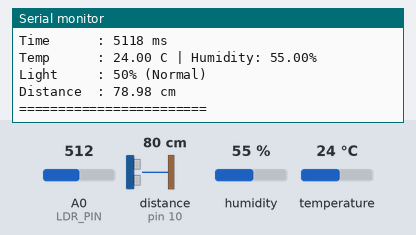
The sketch below on a simulated Arduino Uno, built with avr-gcc and run on an emulated ATmega328P. Shown: the last lines printed to the serial monitor. Wiring (inferred from the names in the program): ultrasonic range finder: trigger pin 9; echo pin 10. The test bench sets the inputs (shaded band); at power-on: A0 (LDR_PIN) = 512, distance to the obstacle (sensor on pin 10) 80 cm, humidity 55 %, temperature 24 °C. The echo pulse lasts 58.3 µs per cm.

Above: at 5.9 s.
6.0 s: A0 (LDR_PIN) set to 306
At 11.8 s:
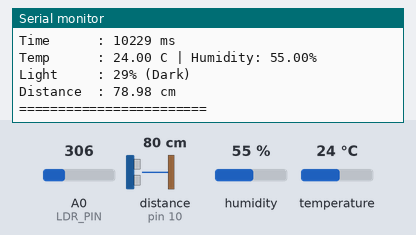
16.9 s: A0 (LDR_PIN) set to 992
At 21.5 s:
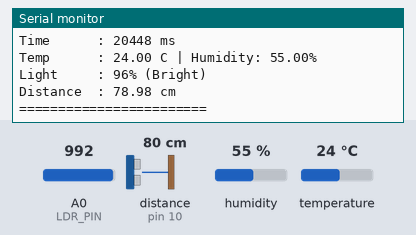
27.1 s: distance to the obstacle (sensor on pin 10) set to 2 cm
At 31.1 s:
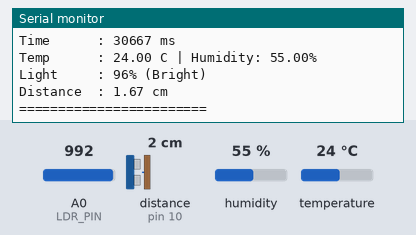
33.2 s: humidity set to 22 %
At 36.4 s:
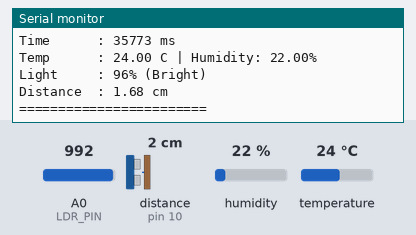
39.3 s: temperature set to 12 °C
45.4 s: distance to the obstacle (sensor on pin 10) set to 250 cm
At 47.6 s:
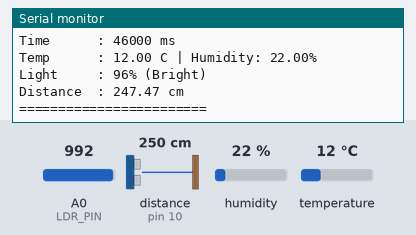
Timing chart, 0 to 49.1 s (numbered marks = the images above; inputs shaded):
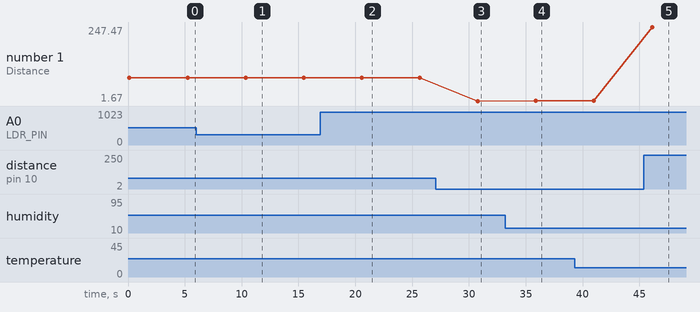

The sketch:

multi_sensor_logger.ino
```cpp
/*
-------------------------------------------------------
Project      : Multi Sensor Data Logger
Author       : Priyanshu Yadav
Roll Number  : 24BCA037

Reads:
• DHT22
• LDR
• HC-SR04

Logs data every 5 seconds.
-------------------------------------------------------
*/

#include <DHT.h>

#define DHTPIN 2
#define DHTTYPE DHT22

#define LDR_PIN A0

#define TRIG_PIN 9
#define ECHO_PIN 10

DHT dht(DHTPIN, DHTTYPE);

void setup() {

  Serial.begin(9600);

  dht.begin();

  pinMode(TRIG_PIN, OUTPUT);
  pinMode(ECHO_PIN, INPUT);

}

void loop() {

  // ---------------- DHT ----------------

  float temp = dht.readTemperature();
  float hum = dht.readHumidity();

  // ---------------- LDR ----------------

  int rawLight = analogRead(LDR_PIN);

  int lightPercent = map(rawLight,0,1023,0,100);

  String status;

  if(lightPercent>=70)
    status="Bright";

  else if(lightPercent>=40)
    status="Normal";

  else
    status="Dark";

  // ---------------- Ultrasonic ----------------

  digitalWrite(TRIG_PIN,LOW);
  delayMicroseconds(2);

  digitalWrite(TRIG_PIN,HIGH);
  delayMicroseconds(10);

  digitalWrite(TRIG_PIN,LOW);

  long duration=pulseIn(ECHO_PIN,HIGH);

  float distance=(duration*0.034)/2;

  // ---------------- Output ----------------

  Serial.println("========================");

  Serial.print("Time      : ");
  Serial.print(millis());
  Serial.println(" ms");

  Serial.print("Temp      : ");
  Serial.print(temp);
  Serial.print(" C");

  Serial.print(" | Humidity: ");
  Serial.print(hum);
  Serial.println("%");

  Serial.print("Light     : ");
  Serial.print(lightPercent);
  Serial.print("% (");
  Serial.print(status);
  Serial.println(")");

  Serial.print("Distance  : ");
  Serial.print(distance);
  Serial.println(" cm");

  Serial.println("========================");

  delay(5000);

}
```

Measured:
- after the input at 6.0 s, the serial monitor: prints a new line after 4.3 s (image 1)
- after the input at 16.9 s, the serial monitor: prints a new line after 3.6 s (image 2)
- after the input at 27.1 s, the serial monitor: prints a new line after 3.6 s (image 3)
- after the input at 33.2 s, the serial monitor: prints a new line after 2.6 s (image 4)
- after the input at 45.4 s, the serial monitor: prints a new line after 0.63 s (image 5)
- plotted number 1: 78.98 → 79.32 after the input at 6.0 s, 79.32 → 78.98 after the input at 16.9 s, 78.98 → 1.67 after the input at 27.1 s, 1.68 → 247.47 after the input at 45.4 s
